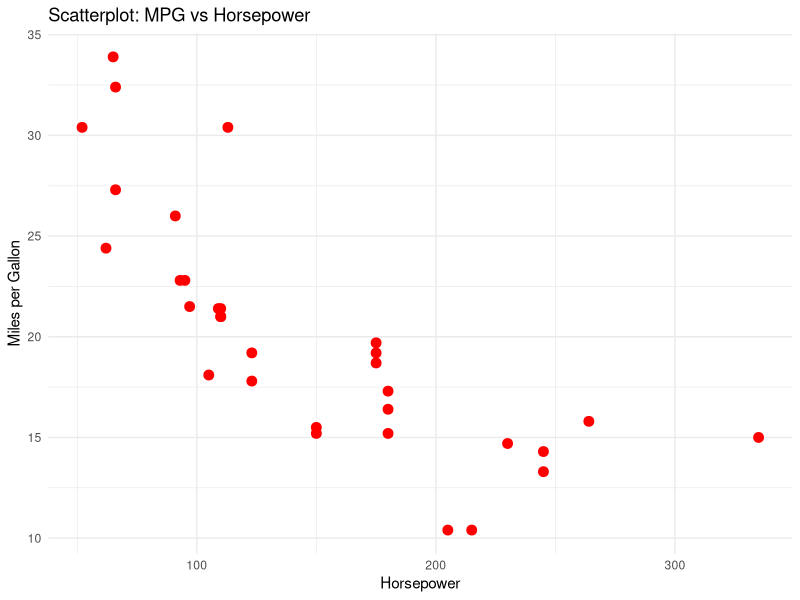
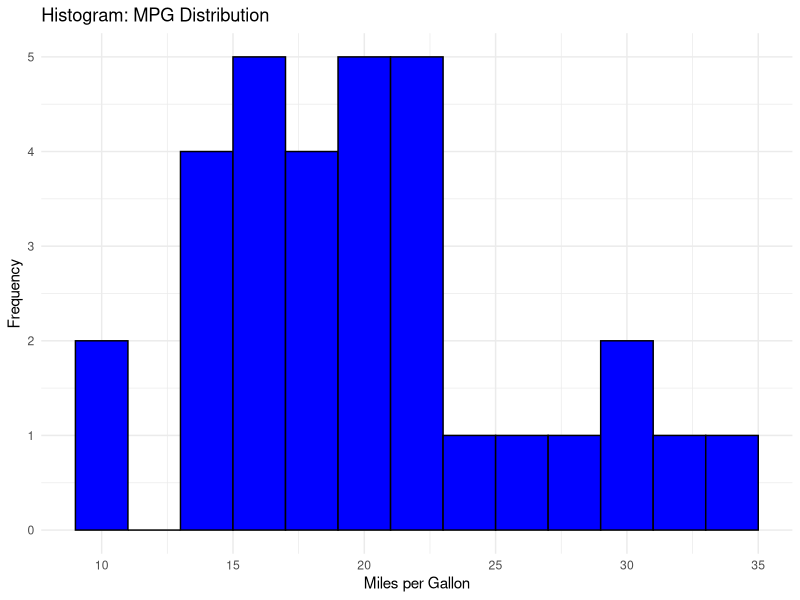
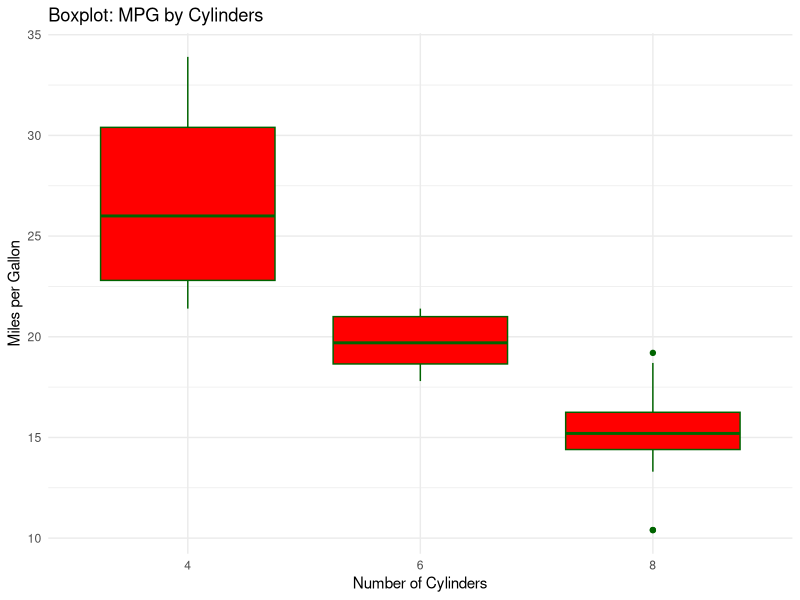
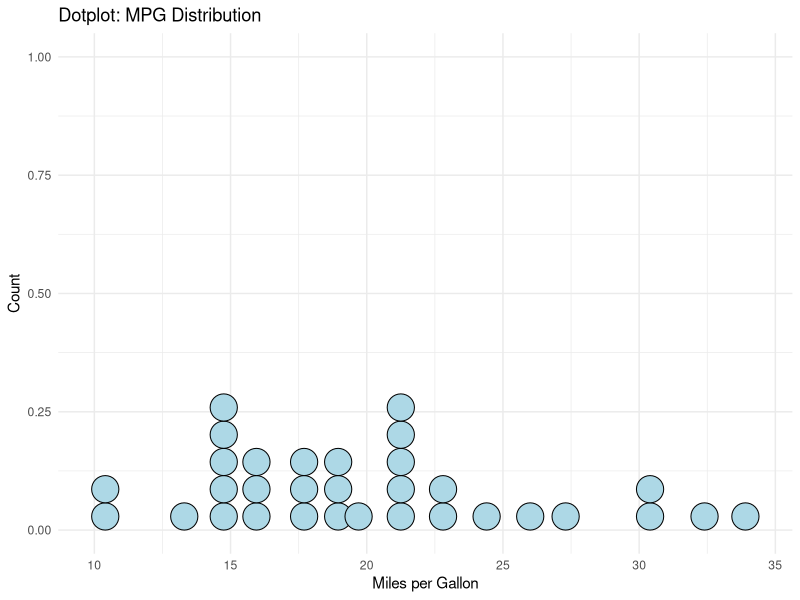

Generate these figures, in order, with R:

library(ggplot2)
ggplot(mtcars, aes(x = hp, y = mpg)) +
 geom_point(color = "red", size = 3) +
 labs(title = "Scatterplot: MPG vs Horsepower", x = "Horsepower", y = "Miles per Gallon") +
 theme_minimal()
ggplot(mtcars, aes(x = mpg)) +
 geom_histogram(binwidth = 2, fill = "blue", color = "black") +
 labs(title = "Histogram: MPG Distribution", x = "Miles per Gallon", y = "Frequency") +
 theme_minimal()
ggplot(mtcars, aes(x = factor(cyl), y = mpg)) +
 geom_boxplot(fill = "red", color = "darkgreen") +
 labs(title = "Boxplot: MPG by Cylinders", x = "Number of Cylinders", y = "Miles per Gallon")+
 theme_minimal()

ggplot(mtcars, aes(x = mpg)) +
 geom_dotplot(binwidth = 1, fill = "lightblue") +
 labs(title = "Dotplot: MPG Distribution", x = "Miles per Gallon", y = "Count") +

 theme_minimal()
